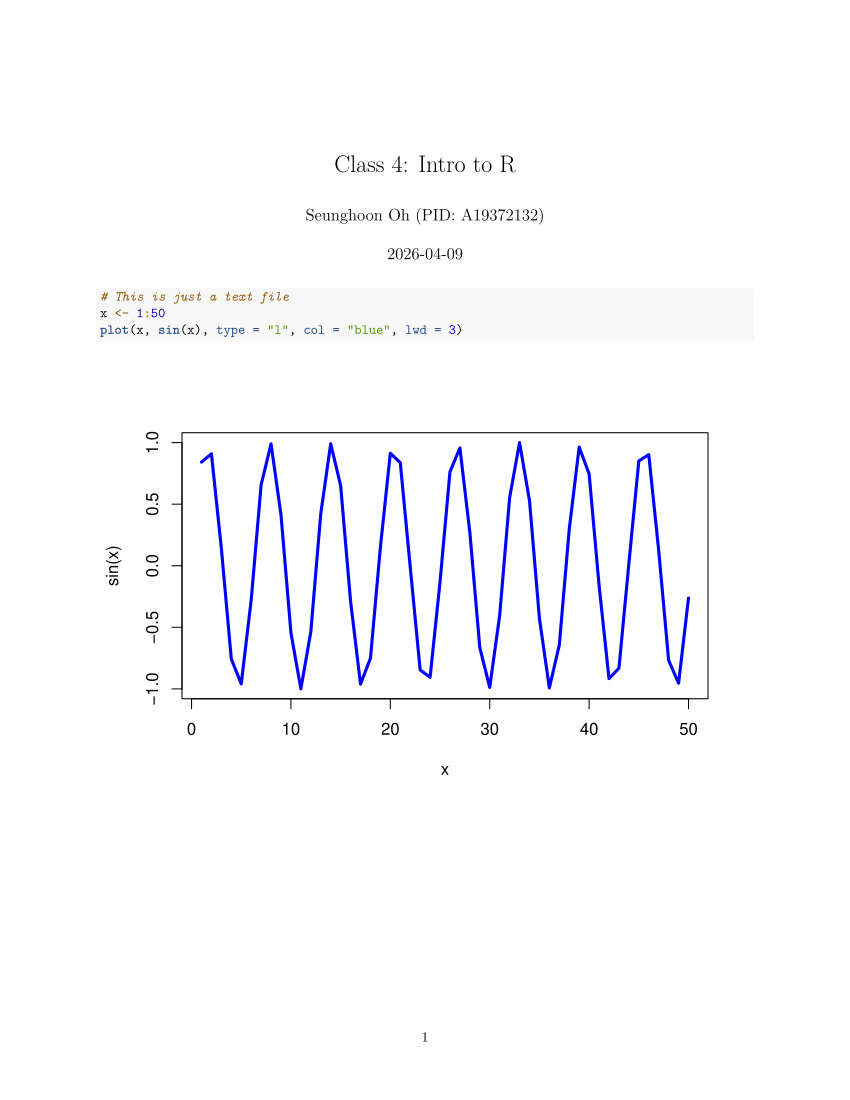

The script that drew this image:
#' ---
#' title: "Class 4: Intro to R"
#' author: "Seunghoon Oh (PID: A19372132)"
#' ---

# This is just a text file
x <- 1:50
plot(x, sin(x), type = "l", col = "blue", lwd = 3)
